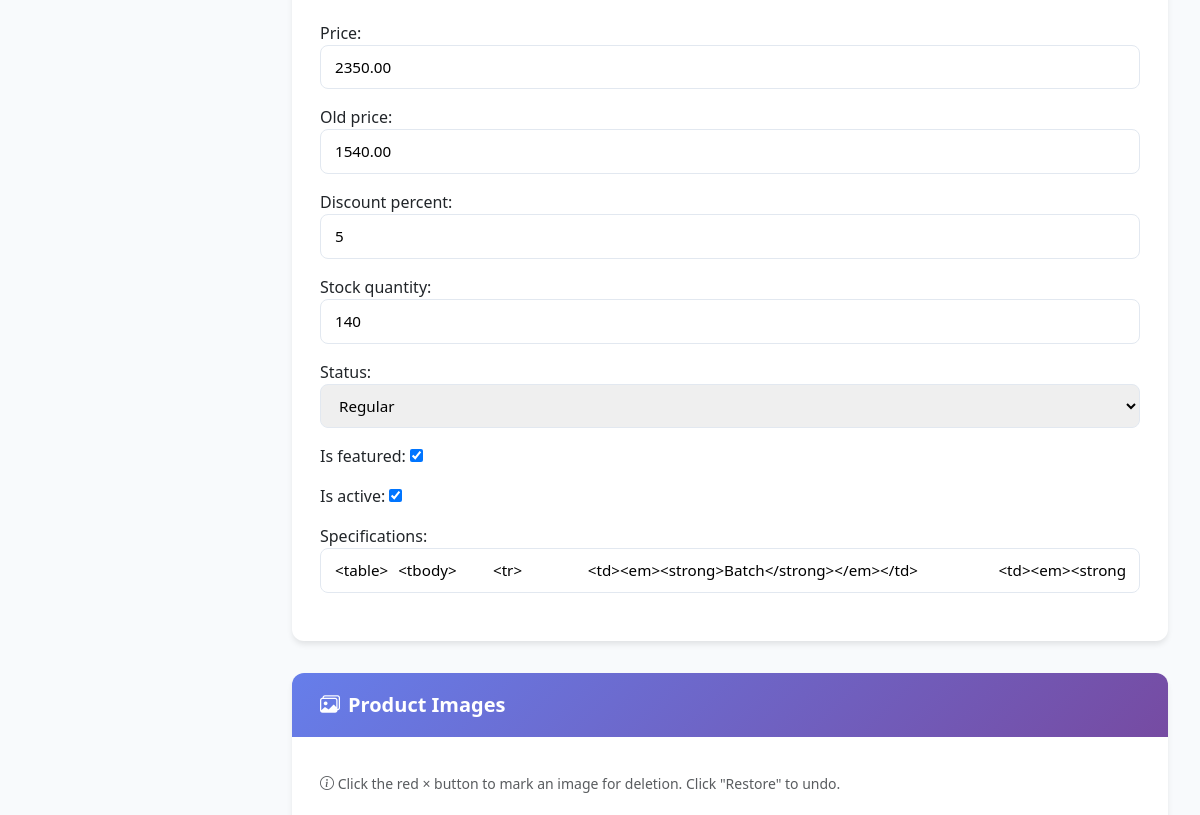
The app's page /products/edit/4/ (middle part), older data.
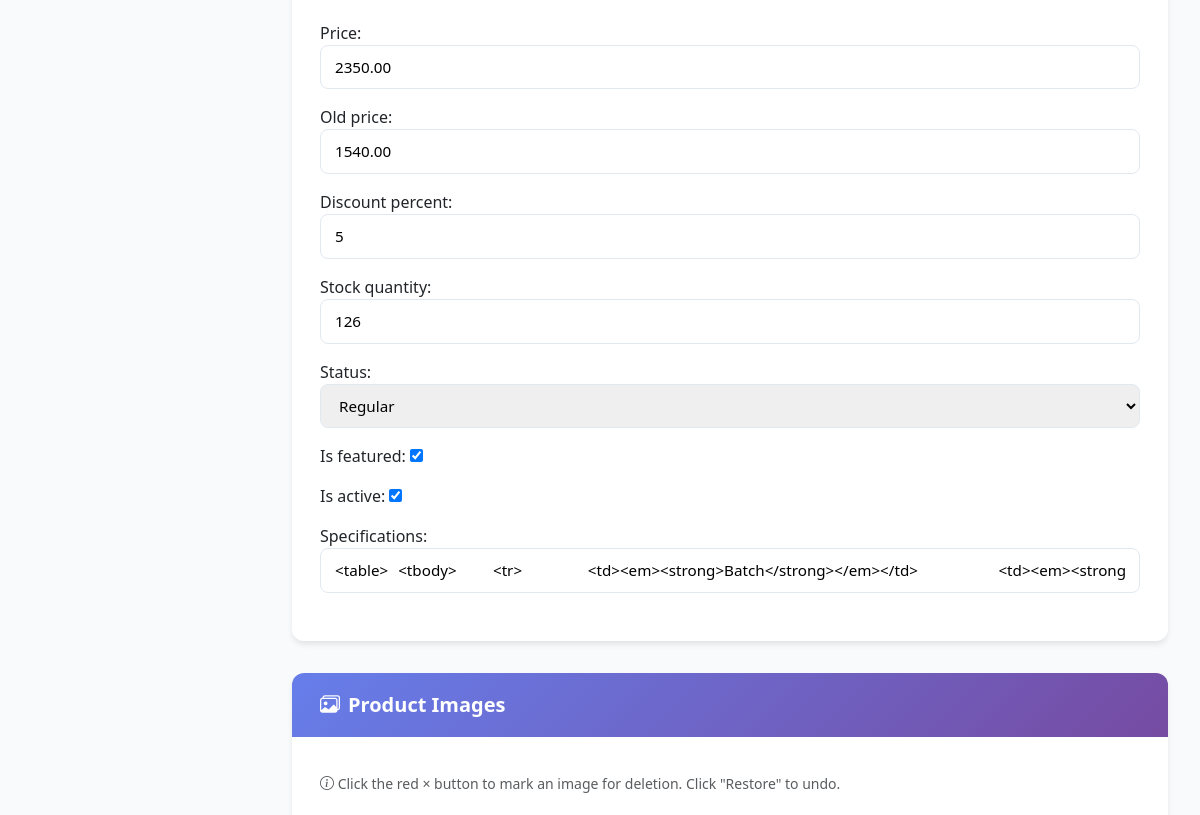
The same page, newer data.
### core/models.py (models this page shows, shortened)
class Product(models.Model):
    STATUS_CHOICES = (
        ('new', 'New'),
        ('sale', 'Sale'),
        ('regular', 'Regular'),
    )
    category = models.ForeignKey(Category, on_delete=models.CASCADE, related_name='products')
    name = models.CharField(max_length=255)
    slug = models.SlugField(max_length=255, unique=True)
    short_description = models.TextField(blank=True, null=True)
    description = models.TextField(blank=True, null=True)
    specifications = RichTextField(blank=True, null=True, help_text="Add product specs like Word/Doc style")
    price = models.DecimalField(max_digits=10, decimal_places=2)
    old_price = models.DecimalField(max_digits=10, decimal_places=2, blank=True, null=True)
    discount_percent = models.PositiveIntegerField(default=0)
    stock_quantity = models.PositiveIntegerField(default=0)
    rating = models.FloatField(default=0.0)
    status = models.CharField(max_length=10, choices=STATUS_CHOICES, default='regular')
    is_featured = models.BooleanField(default=False)
    is_active = models.BooleanField(default=True)
    brand = models.ForeignKey(Brand, on_delete=models.CASCADE, blank=True, null=True, related_name='brand')
    created_at = models.DateTimeField(auto_now_add=True)
    updated_at = models.DateTimeField(auto_now=True)

### core/views.py (the view)
# urls.py: path('products/edit/<int:pk>/', views.product_edit, name='product_edit'),
def product_edit(request, pk):
    product = get_object_or_404(Product, pk=pk)
    if request.method == "POST":
        form = ProductForm(request.POST, instance=product)
        formset = ProductImageFormSet(request.POST, request.FILES, instance=product)
        if form.is_valid() and formset.is_valid():
            form.save()
            formset.save()   # handles add/update/delete automatically
            return redirect("product_list")
    else:
        form = ProductForm(instance=product)
        formset = ProductImageFormSet(instance=product)
    return render(request, "admin/product_edit.html", {
        "form": form,
        "formset": formset,
        "product": product
    })

### core/forms.py (shortened to what this page needs)
class ProductForm(forms.ModelForm):
    specifications = forms.CharField(widget=CKEditorWidget(), required=False)
    class Meta:
        model = Product
        fields = [
            'category', 'brand', 'name', 'short_description', 'description',
            'price', 'old_price', 'discount_percent', 'stock_quantity',
            'status', 'is_featured', 'is_active', 'specifications'
        ]

### core/context_processors.py (called while the page is built)
def categories_menu(request):
    categories = Category.objects.filter(parent__isnull=True).prefetch_related('children')
    return {'menu_categories': categories}

### core/models.py (called while the page is built)
    def __str__(self):
        return self.name

    def __str__(self):
        if self.parent:
            return f"{self.parent.name} → {self.name}"
        return self.name

### core/templates/admin/product_edit.html (shortened to what this page needs)
{% load static %}
<!DOCTYPE html>
<html lang="en">
<head>
    <link href="https://cdn.jsdelivr.net/npm/bootstrap@5.3.0/dist/css/bootstrap.min.css" rel="stylesheet">
    <link href="https://cdn.jsdelivr.net/npm/bootstrap-icons@1.10.5/font/bootstrap-icons.css" rel="stylesheet">
</head>
<body>
    <div class="main-content">
        <div class="form-container">
            <form method="POST" enctype="multipart/form-data">
    <div class="form-card">
        <div class="card-body-custom">
            {{ form.as_p }}
        </div>
    </div>
    <div class="form-card">
        <div class="card-header-custom">
            <h4>
                <i class="bi bi-images"></i>
                Product Images
            </h4>
        </div>
        <div class="card-body-custom">
            <p class="form-text mb-4">
                <i class="bi bi-info-circle"></i>
                Click the red × button to mark an image for deletion. Click "Restore" to undo.
            </p>
        </div>
    </div>
</form>
        </div>
    </div>
</body>
</html>

Row changes from the older to the newer data that the page shows:
changed Product "Regular": stock_quantity "140" → "126"
